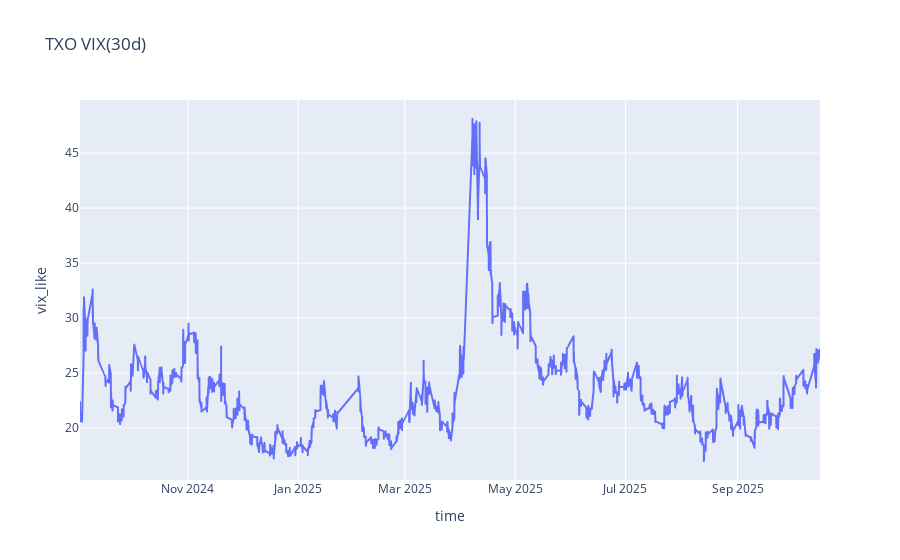

The code cell stored with this chart in its notebook:
### Code cell
import plotly.express as px

fig = px.line(df, x="time", y="vix_like", title="TXO VIX(30d)")
fig.show()

### Figure 1 — Plotly figure (JSON) as saved in the notebook; plotly's stock layout.template omitted (floating-point values rounded to 4 significant figures; data arrays with more than 128 entries replaced by an {"elided": "..."} marker saying what was removed)
{"data": [{"hovertemplate": "time=%{x}<br>vix_like=%{y}<extra></extra>", "legendgroup": "", "line": {"color": "#636efa", "dash": "solid"}, "marker": {"symbol": "circle"}, "mode": "lines", "name": "", "showlegend": false, "type": "scattergl", "x": {"elided": "16314 str values"}, "xaxis": "x", "y": {"elided": "16314 float values"}, "yaxis": "y"}], "layout": {"legend": {"tracegroupgap": 0}, "title": {"text": "TXO VIX(30d)"}, "xaxis": {"anchor": "y", "domain": [0, 1], "title": {"text": "time"}}, "yaxis": {"anchor": "x", "domain": [0, 1], "title": {"text": "vix_like"}}}}
